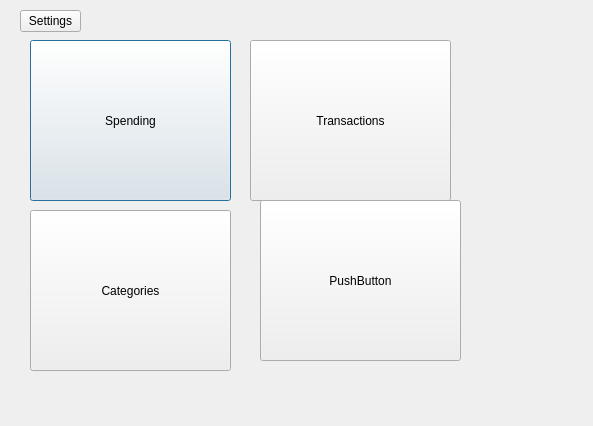
<?xml version="1.0" encoding="UTF-8"?>
<ui version="4.0">
 <class>secDialog</class>
 <widget class="QDialog" name="secDialog">
  <property name="geometry">
   <rect>
    <x>0</x>
    <y>0</y>
    <width>593</width>
    <height>426</height>
   </rect>
  </property>
  <property name="windowTitle">
   <string>Dialog</string>
  </property>
  <widget class="QPushButton" name="pushButton">
   <property name="geometry">
    <rect>
     <x>30</x>
     <y>40</y>
     <width>201</width>
     <height>161</height>
    </rect>
   </property>
   <property name="text">
    <string>Spending</string>
   </property>
  </widget>
  <widget class="QPushButton" name="pushButton_2">
   <property name="geometry">
    <rect>
     <x>250</x>
     <y>40</y>
     <width>201</width>
     <height>161</height>
    </rect>
   </property>
   <property name="text">
    <string>Transactions</string>
   </property>
  </widget>
  <widget class="QPushButton" name="pushButton_3">
   <property name="geometry">
    <rect>
     <x>30</x>
     <y>210</y>
     <width>201</width>
     <height>161</height>
    </rect>
   </property>
   <property name="text">
    <string>Categories</string>
   </property>
  </widget>
  <widget class="QPushButton" name="pushButton_4">
   <property name="geometry">
    <rect>
     <x>260</x>
     <y>200</y>
     <width>201</width>
     <height>161</height>
    </rect>
   </property>
   <property name="text">
    <string>PushButton</string>
   </property>
  </widget>
  <widget class="QToolButton" name="toolButton">
   <property name="geometry">
    <rect>
     <x>20</x>
     <y>10</y>
     <width>61</width>
     <height>22</height>
    </rect>
   </property>
   <property name="text">
    <string>Settings</string>
   </property>
  </widget>
  <widget class="QWidget" name="widget" native="true">
   <property name="geometry">
    <rect>
     <x>480</x>
     <y>60</y>
     <width>120</width>
     <height>80</height>
    </rect>
   </property>
  </widget>
 </widget>
 <resources/>
 <connections/>
</ui>
